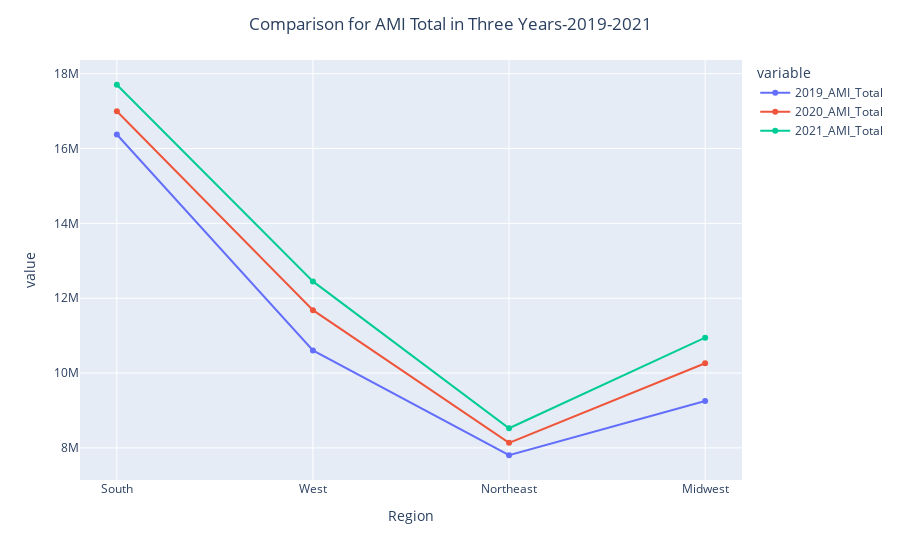

The cell this chart's notebook holds for it:
### Code cell
# Plot regional changes of AMI over time
fig = px.line(reg_df, x='Region', y=reg_df.columns[3:6], markers=True)
fig.update_layout(title_text='Comparison for AMI Total in Three Years-2019-2021', title_x=0.5)
fig.show()

### Figure 1 — Plotly figure (JSON) as saved in the notebook; plotly's stock layout.template omitted (floating-point values rounded to 4 significant figures)
{"data": [{"hovertemplate": "variable=2019_AMI_Total<br>Region=%{x}<br>value=%{y}<extra></extra>", "legendgroup": "2019_AMI_Total", "line": {"color": "#636efa", "dash": "solid"}, "marker": {"symbol": "circle"}, "mode": "markers+lines", "name": "2019_AMI_Total", "orientation": "v", "showlegend": true, "type": "scatter", "x": ["South", "West", "Northeast", "Midwest"], "xaxis": "x", "y": [16374000, 10606000, 7804000, 9252000], "yaxis": "y"}, {"hovertemplate": "variable=2020_AMI_Total<br>Region=%{x}<br>value=%{y}<extra></extra>", "legendgroup": "2020_AMI_Total", "line": {"color": "#EF553B", "dash": "solid"}, "marker": {"symbol": "circle"}, "mode": "markers+lines", "name": "2020_AMI_Total", "orientation": "v", "showlegend": true, "type": "scatter", "x": ["South", "West", "Northeast", "Midwest"], "xaxis": "x", "y": [16995000, 11681000, 8135000, 10263000], "yaxis": "y"}, {"hovertemplate": "variable=2021_AMI_Total<br>Region=%{x}<br>value=%{y}<extra></extra>", "legendgroup": "2021_AMI_Total", "line": {"color": "#00cc96", "dash": "solid"}, "marker": {"symbol": "circle"}, "mode": "markers+lines", "name": "2021_AMI_Total", "orientation": "v", "showlegend": true, "type": "scatter", "x": ["South", "West", "Northeast", "Midwest"], "xaxis": "x", "y": [17704000, 12449000, 8525000, 10945000], "yaxis": "y"}], "layout": {"legend": {"title": {"text": "variable"}, "tracegroupgap": 0}, "margin": {"t": 60}, "title": {"text": "Comparison for AMI Total in Three Years-2019-2021", "x": 0.5}, "xaxis": {"anchor": "y", "domain": [0, 1], "title": {"text": "Region"}}, "yaxis": {"anchor": "x", "domain": [0, 1], "title": {"text": "value"}}}}
